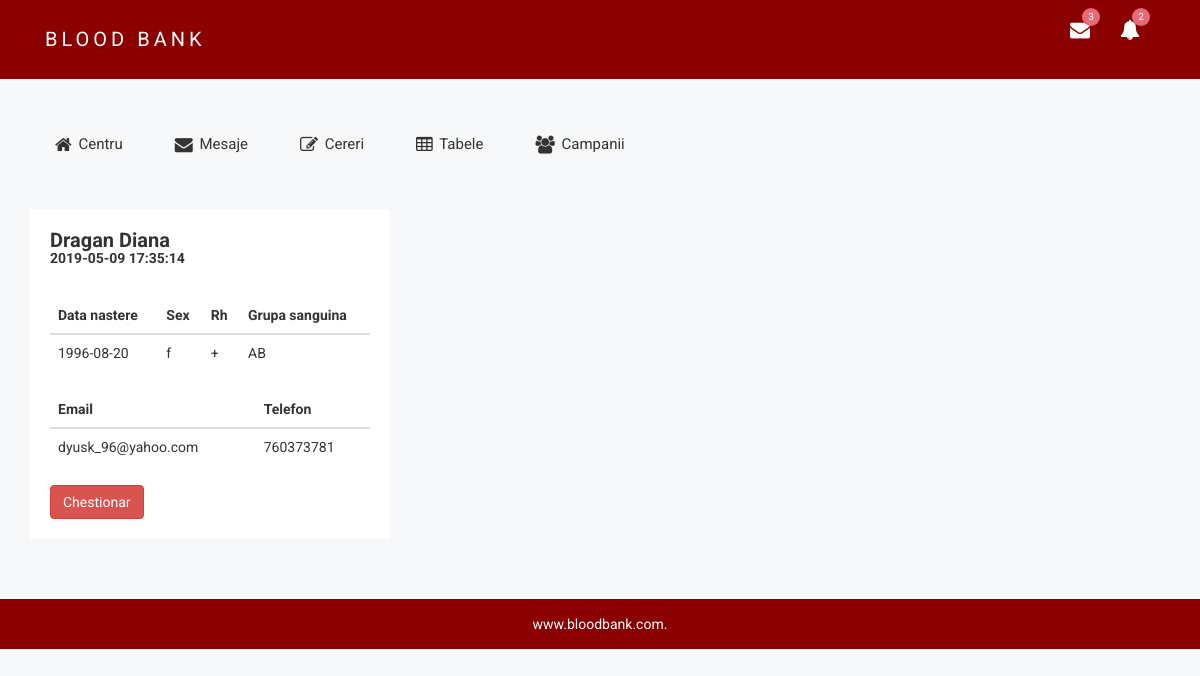
/bloodbank/a_centru/index.php/donatori/cereri_donatori, run on the app's committed database.
### tables this page shows
CREATE TABLE `donatori` (
  `ID` int(255) NOT NULL,
  `prenume` varchar(255) NOT NULL,
  `nume` varchar(255) NOT NULL,
  `email` varchar(255) NOT NULL,
  `data_nastere` date NOT NULL,
  `telefon` int(10) NOT NULL,
  `sex` varchar(1) NOT NULL,
  `rh` varchar(1) NOT NULL,
  `grupa_sanguina` varchar(2) NOT NULL,
  `c1` varchar(5) NOT NULL,
  `c2` varchar(5) NOT NULL,
  `c3` varchar(5) NOT NULL,
  `c4` varchar(5) NOT NULL,
  `c5` varchar(5) NOT NULL,
  `c6` varchar(5) NOT NULL,
  `c7` varchar(5) NOT NULL,
  `c8` varchar(5) NOT NULL,
  `c9` varchar(5) NOT NULL,
  `c10` varchar(5) NOT NULL,
  `c11` varchar(5) NOT NULL,
  `c12` varchar(5) NOT NULL,
  `c13` varchar(5) NOT NULL,
  `c14` varchar(5) NOT NULL,
  `c15` varchar(5) NOT NULL,
  `c16` varchar(5) NOT NULL,
  `c17` varchar(5) NOT NULL,
  `c18` varchar(5) NOT NULL,
  `c19` varchar(5) NOT NULL,
  `c20` varchar(5) NOT NULL,
  `c21` varchar(5) NOT NULL,
  `c22` varchar(5) NOT NULL,
  `c23` varchar(5) NOT NULL,
  `c24` varchar(5) NOT NULL,
  `c25` varchar(5) NOT NULL,
  `c26` varchar(5) NOT NULL,
  `c27` varchar(5) NOT NULL,
  `activ` int(11) NOT NULL,
  `data_cererii` datetime NOT NULL DEFAULT CURRENT_TIMESTAMP
);

### bloodbank/a_centru/application/controllers/Donatori.php (called while the page is built, shortened)
<?php
class Donatori extends CI_Controller {
	public function __construct()
	{
		$this->load->model('donatori_m');
		$this->load->model('stocuri_m');
	}
	public function cereri_donatori()
	{
		$data = array(
			'donatori'=> $this->donatori_m->get_cereri_donatori(),
		);
		$this->load->view('layout/header');
		$this->load->view('layout/navbar');
		$this->load->view('cereri/cereri_donatori',$data);
		$this->load->view('layout/footer');
	}
}

### bloodbank/a_centru/index.php (called while the page is built, shortened)
<?php
require_once BASEPATH.'core/CodeIgniter.php';

### bloodbank/a_centru/application/models/donatori_m.php (called while the page is built, shortened)
<?php
class donatori_m extends CI_Model {
	function get_cereri_donatori(){
		$this->db->select('*');
		$this->db->from('donatori');
		$this->db->where('activ','0');
		$query=$this->db->get();
		return $query->result();
	}
	}

### bloodbank/a_centru/application/views/cereri/cereri_donatori.php (the view)
<div class="container">
    <div class="row">
       <?php foreach($donatori as $donator): ?>
        <div class="col-lg-4 col-md-6 col-sm-6 col-xs-12">
            <div class="recent-items-wp notika-shadow sm-res-mg-t-30">
                <div class="rc-it-ltd">
                    <div class="recent-items-ctn">
                        <div class="recent-items-title">
                            <h2><?php echo $donator->nume?> <?php echo $donator->prenume?></h2>
                            <h5><?php echo $donator->data_cererii?></h5>
                        </div>
                    </div>
                    <div class="recent-items-inn">
                        <table class="table table-inner table-vmiddle">
                            <thead>
                                <tr>
                                    <th>Data nastere</th>
                                    <th>Sex</th>
                                    <th>Rh</th>
                                    <th>Grupa sanguina</th>
                                </tr>
                            </thead>
                            <tbody>
                                <tr>
                                    <td class=""><?php echo $donator->data_nastere?></td>
                                    <td><?php echo $donator->sex?></td>
                                    <td class=""><?php echo $donator->rh?></td>
                                    <td><?php echo $donator->grupa_sanguina?></td>
                                </tr>
                            </tbody>
                        </table>
                        <table class="table table-inner table-vmiddle">
                            <thead>
                                <tr>
                                    <th>Email</th>
                                    <th>Telefon</th>
                                </tr>
                            </thead>
                            <tbody>
                                <tr>
                                    <td ><?php echo $donator->email?></td>
                                    <td><?php echo $donator->telefon?></td>
                                </tr>
                            </tbody>
                        </table>
                    </div>
                    <a class="btn btn-danger"href="<?php echo base_url('donatori/chestionar/'.$donator->ID)?>">Chestionar</a>
                </div>
            </div>
            <br>
        </div>
        <?php endforeach?>
    </div>
</div>

### bloodbank/a_centru/assets/css/main.css (style rules this page uses)
html { color: #222; font-size: 1em; line-height: 1.4; }

### data on the page
donatori: nume "Dragan", prenume "Diana", data_cererii "2019-05-09 17:35:14", data_nastere "1996-08-20", sex "f", rh "+", grupa_sanguina "AB", email "dyusk_96@yahoo.com", telefon "760373781"
